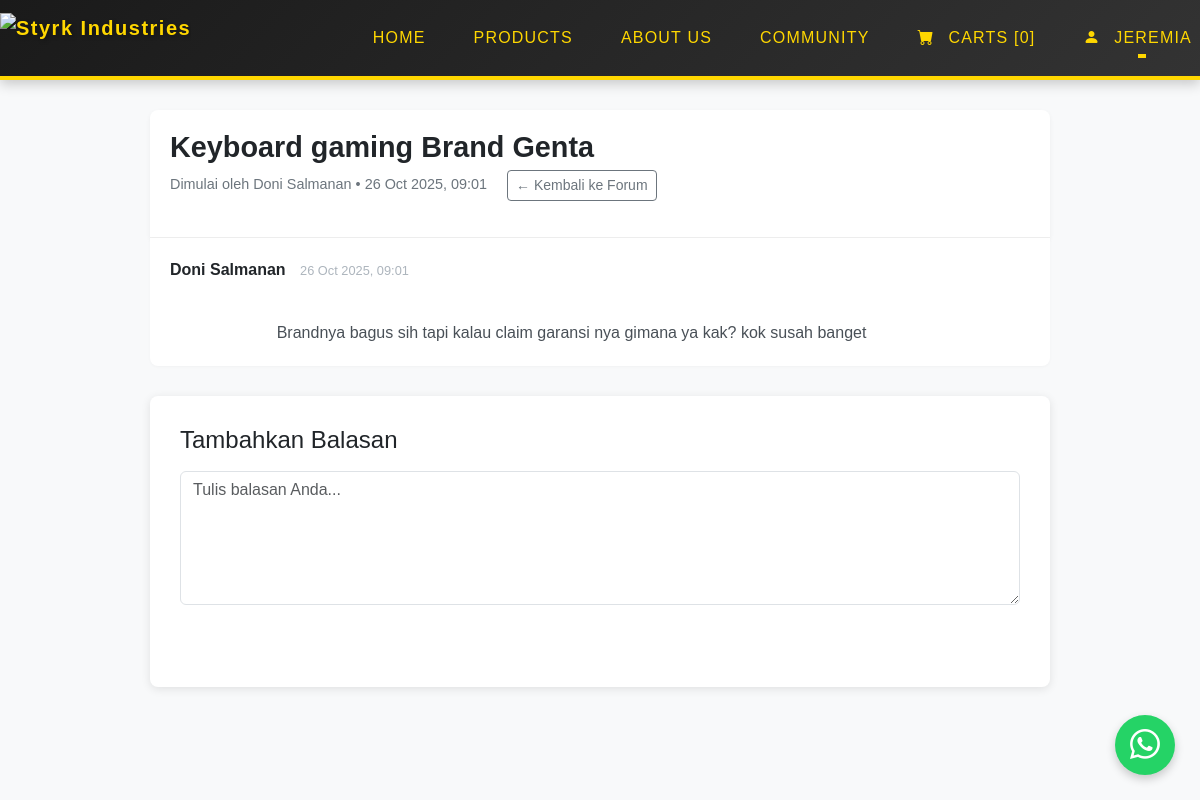
Screenshot of /user/thread.php?id=1 (signed in) with the database file from the repository.
### tables this page shows
CREATE TABLE `threads` (
  `thread_id` int NOT NULL,
  `customer_id` int NOT NULL,
  `title` varchar(255) NOT NULL,
  `created_at` timestamp NULL DEFAULT CURRENT_TIMESTAMP
);

CREATE TABLE `customer` (
  `customer_id` int NOT NULL,
  `nama` varchar(100) NOT NULL,
  `password` text NOT NULL,
  `email` varchar(100) NOT NULL,
  `no_telepon` varchar(20) NOT NULL,
  `provinsi` varchar(100) NOT NULL,
  `kota` varchar(100) NOT NULL,
  `alamat` text NOT NULL,
  `last_login` timestamp NULL DEFAULT NULL,
  `last_reengagement_sent` timestamp NULL DEFAULT NULL
);

CREATE TABLE `posts` (
  `post_id` int NOT NULL,
  `thread_id` int NOT NULL,
  `customer_id` int NOT NULL,
  `content` text NOT NULL,
  `created_at` timestamp NULL DEFAULT CURRENT_TIMESTAMP
);

### user/thread.php (the view, shortened to what this page needs)
<?php
include 'header.php';
$thread_id = isset($_GET['id']) ? (int)$_GET['id'] : 0;
$query_thread = "
    SELECT t.thread_id, t.title, t.created_at as thread_created, c.nama as author_name
    FROM threads t
    JOIN customer c ON t.customer_id = c.customer_id
    WHERE t.thread_id = ?
";
$stmt_thread = $conn->prepare($query_thread);
$stmt_thread->bind_param("i", $thread_id);
$stmt_thread->execute();
$result_thread = $stmt_thread->get_result();
$thread = $result_thread->fetch_assoc();
$query_posts = "
    SELECT p.post_id, p.content, p.created_at as post_created, c.nama as author_name
    FROM posts p
    JOIN customer c ON p.customer_id = c.customer_id
    WHERE p.thread_id = ?
    ORDER BY p.created_at ASC
";
$stmt_posts = $conn->prepare($query_posts);
$stmt_posts->bind_param("i", $thread_id);
$stmt_posts->execute();
$result_posts = $stmt_posts->get_result();
?>
<!DOCTYPE html>
<html lang="en">
<head>
    <link href="https://cdn.jsdelivr.net/npm/bootstrap@5.3.0/dist/css/bootstrap.min.css" rel="stylesheet">
    <link href="https://cdn.jsdelivr.net/npm/bootstrap-icons@1.5.0/font/bootstrap-icons.css" rel="stylesheet">
</head>
<body>
<div class="thread-container">
    <div class="thread-header">
        <h1 class="thread-title"><?= htmlspecialchars($thread['title']); ?></h1>
        <p class="thread-meta">
            Dimulai oleh <?= htmlspecialchars($thread['author_name']); ?> • <?= date('d M Y, H:i', strtotime($thread['thread_created'])); ?>
            <a href="community.php" class="ms-3 btn btn-sm btn-outline-secondary">← Kembali ke Forum</a>
        </p>
    </div>
    <div class="post-list">
        <?php if ($result_posts && mysqli_num_rows($result_posts) > 0): ?>
            <?php while ($post = $result_posts->fetch_assoc()): ?>
                <div class="post-item">
                    <div class="post-header">
                        <span class="post-author"><?= htmlspecialchars($post['author_name']); ?></span>
                        <span class="post-time"><?= date('d M Y, H:i', strtotime($post['post_created'])); ?></span>
                    </div>
                    <div class="post-content">
                        <?= nl2br(htmlspecialchars($post['content']));  ?>
                    </div>
                </div>
            <?php endwhile; ?>
        <?php else: ?>
            <p class="text-center p-3 text-muted">Belum ada balasan.</p>
        <?php endif; ?>
    </div>
    <div class="reply-form">
        <h4 class="mb-3">Tambahkan Balasan</h4>
        <form action="proses_add_reply.php" method="POST">
            <div class="mb-3">
                <textarea class="form-control" name="content" rows="5" required placeholder="Tulis balasan Anda..."></textarea>
            </div>
            <button type="submit" class="btn btn-submit-reply">
            </button>
        </form>
    </div>
</div>
</body>
</html>

### user/css/header.css (style rules this page uses)
:root { --primary-yellow: #FFD700; --dark-yellow: #FFC000; --light-yellow: #FFECB3; --dark-bg: #1A1A1A; --text-dark: #333333; --black:#000000; }
* { margin: 0; padding: 0; box-sizing: border-box; font-family: 'Arial', sans-serif; }
body { background-color: #FFF9E6; color: var(--text-dark); font-size: 1rem; }
.form-control { font-size: 1.1rem; padding: 10px 15px; margin-bottom: 15px; background-color: rgba(255, 255, 255, 0.1); border: 1px solid var(--primary-yellow); color: white; transition: all 0.3s ease; }

### user/css/produk.css (style rules this page uses)
body { font-family: 'Montserrat', sans-serif; }

### user/thread.php (style rules this page uses)
body { background-color: #f8f9fa; }
.thread-container { max-width: 900px; margin: 30px auto; }
.thread-header { background: #fff; padding: 20px; border-radius: 8px 8px 0 0; box-shadow: 0 2px 5px rgba(0,0,0,0.05); border-bottom: 1px solid #eee; }
.thread-title { font-size: 1.8rem; font-weight: 700; margin-bottom: 5px; }
.thread-meta { font-size: 0.9rem; color: #6c757d; }
.post-list { margin-top: 0; padding: 0; }
.post-item { background: #fff; padding: 20px; border-bottom: 1px solid #eee; box-shadow: 0 1px 3px rgba(0,0,0,0.03); }
.post-item:last-child { border-bottom: none; border-radius: 0 0 8px 8px; }
.post-author { font-weight: 600; color: var(--gold); }
.post-time { font-size: 0.8rem; color: #adb5bd; margin-left: 10px; }
.post-content { margin-top: 10px; line-height: 1.7; color: #495057; white-space: pre-wrap; }
.reply-form { background: #fff; padding: 30px; border-radius: 8px; margin-top: 30px; box-shadow: 0 2px 10px rgba(0,0,0,0.1); }
.btn-submit-reply { background-color: var(--gold); border: none; color: #fff; }

### rows the page displays
threads: title "Keyboard gaming Brand Genta", customer.nama "Doni Salmanan", created_at "26 Oct 2025, 09:01"
posts: customer.nama "Doni Salmanan", created_at "26 Oct 2025, 09:01", content "Brandnya bagus sih tapi kalau claim garansi nya gimana ya kak? kok susah banget"

### other values shown
$cart_count "0"
$_SESSION['nama'] "JEREMIA"
